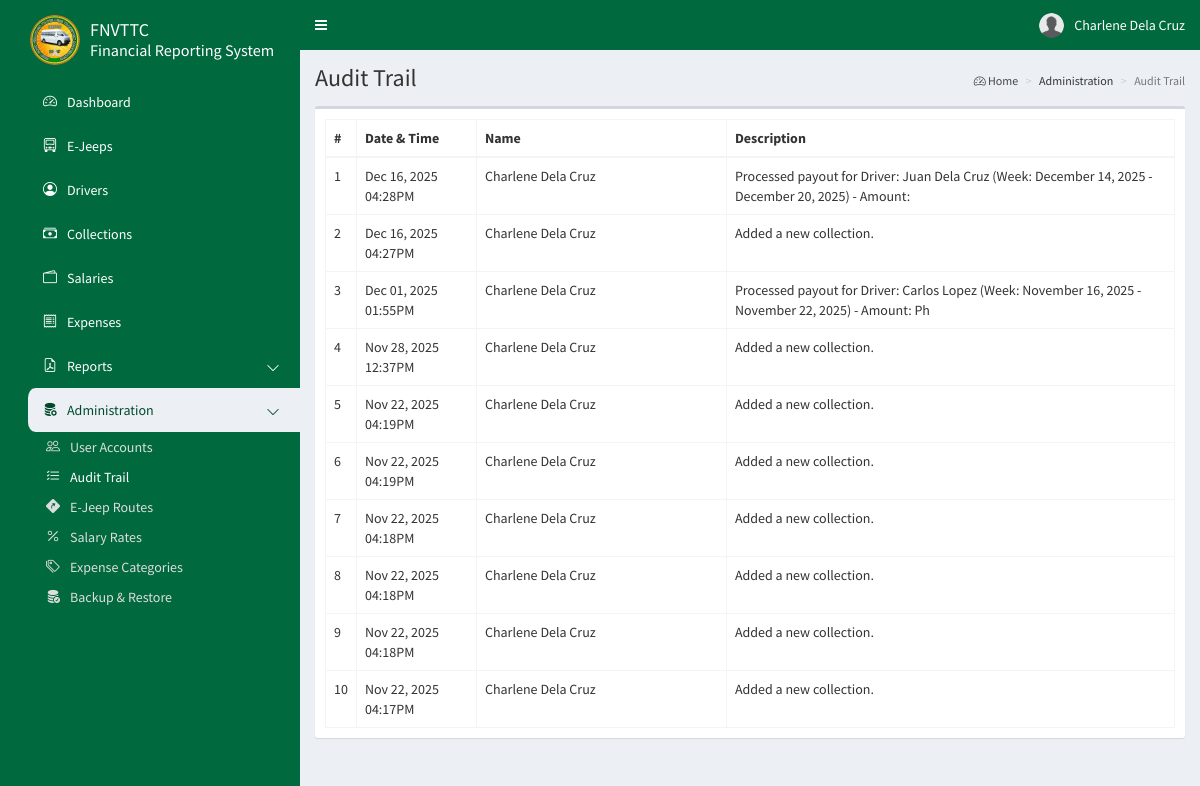
/admin/audittrail.php (signed in), run on an earlier commit of the app's database.
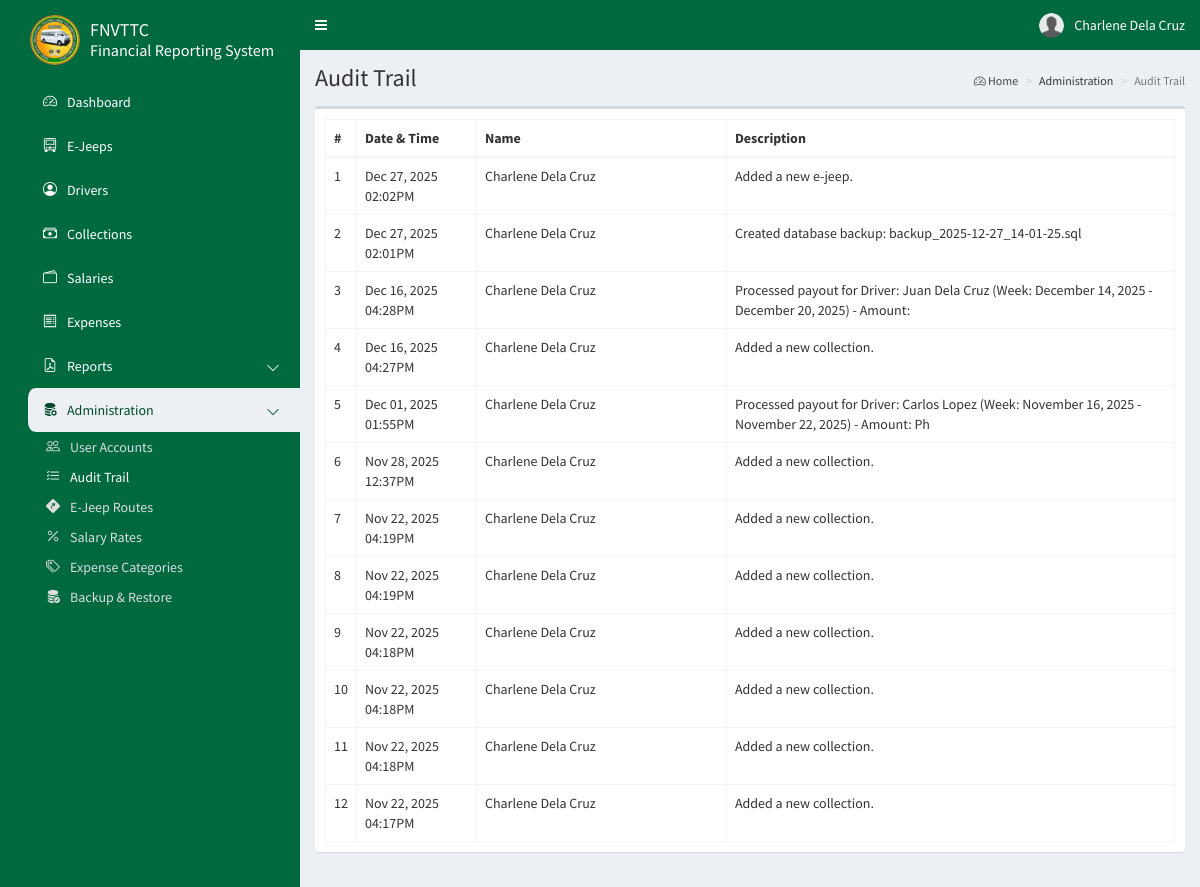
And on a later commit of the database.
### tables this page shows
CREATE TABLE `frs_users` (
  `id` int(11) NOT NULL AUTO_INCREMENT,
  `first_name` varchar(50) NOT NULL,
  `last_name` varchar(50) NOT NULL,
  `email` varchar(50) NOT NULL,
  `password` char(32) NOT NULL,
  `type` int(1) NOT NULL,
  `image` varchar(100) NOT NULL,
  `address` varchar(100) NOT NULL,
  `contact` varchar(25) NOT NULL,
  `deleted` bit(1) NOT NULL DEFAULT b'0',
  PRIMARY KEY (`id`)
);

CREATE TABLE `frs_trail` (
  `id` int(11) NOT NULL AUTO_INCREMENT,
  `user_id` int(11) NOT NULL,
  `description` varchar(100) NOT NULL,
  `date` datetime NOT NULL DEFAULT current_timestamp(),
  PRIMARY KEY (`id`),
  KEY `fk_trail_userid` (`user_id`),
  CONSTRAINT `fk_trail_userid` FOREIGN KEY (`user_id`) REFERENCES `frs_users` (`id`) ON DELETE NO ACTION ON UPDATE CASCADE
);

### config/config.php (called while the page is built, shortened)
<?php
class Connection {
    private $dbHost;
    private $dbUser;
    private $dbPass;
    private $dbName;
    public function __construct() {
        $this->dbHost = $_ENV['DB_HOST'];
        $this->dbUser = $_ENV['DB_USER'];
        $this->dbPass = $_ENV['DB_PASS'];
        $this->dbName = $_ENV['DB_NAME'];
    }
    public function getConnection() {
        try {
            $pdo = new PDO("mysql:host=" . $this->dbHost . ";dbname=" . $this->dbName, $this->dbUser, $this->dbPass);
            $pdo->setAttribute(PDO::ATTR_ERRMODE, PDO::ERRMODE_EXCEPTION);
            $pdo->setAttribute(PDO::ATTR_DEFAULT_FETCH_MODE, PDO::FETCH_ASSOC);
            return $pdo;
        }
        catch (Exception $e) {
            echo 'Error: ' . $e->getmessage();
        }
    }
}

### admin/audittrail.php (the view, shortened to what this page needs)
<?php
require_once '../config/config.php';
class Trail {
    private $db;
    public function __construct() {
        $conn = new Connection();
        $this->db = $conn->getConnection();
    }
    public function getData(){
        $trail_sql = "SELECT * FROM `frs_trail` AS a JOIN `frs_users` AS b ON a.`user_id` = b.`id` ORDER BY a.`date` DESC";
        $trail_stmt = $this->db->query($trail_sql);
        return $trail_stmt->fetchAll();
    }
}
$trail = new Trail();
$trails = $trail->getData();
?>
<!DOCTYPE html>
<html style="background-color: #00693e;">
<head>
<?php include '../common/head.php'; ?>
</head>
<body class="hold-transition skin-blue sidebar-mini">
    <div class="wrapper">
<?php include '../common/navbar.php'; ?>
<?php include '../common/sidebar.php'; ?>
        <div class="content-wrapper">
            <section class="content-header">
                <h1>Audit Trail</h1>
                <ol class="breadcrumb">
                    <li><a href="#"><i class="bi bi-speedometer2"></i> Home</a></li>
                    <li>Administration</li>
                    <li class="active">Audit Trail</li>
                </ol>
            </section>
            <section class="content">
                <div class="row">
                    <div class="col-xs-12">
                        <div class="box">
                            <div class="box-body table-responsive">
                                <table id="example1" class="table table-bordered">
                                    <thead>
                                        <tr>
                                            <th style="width: 12px; max-width: 12px !important;">#</th>
                                            <th style="width: 120px; max-width: 120px !important;">Date & Time</th>
                                            <th style="width: 250px; max-width: 250px !important;">Name</th>
                                            <th>Description</th>
                                        </tr>
                                    </thead>
                                    <tbody>
<?php
$id = 1;
foreach ($trails as $row) { ?>
<tr>
    <td><?php echo $id; ?></td>
    <td><?php echo (new DateTime($row['date']))->format('M d, Y h:iA'); ?></td>
    <td><?php echo $row['first_name'] . " " . $row['last_name']; ?></td>
    <td><?php echo $row['description']; ?></td>
</tr>
<?php $id++; } ?>
                                    </tbody>
                                </table>
                            </div>
                        </div>
                    </div>
                </div>
            </section>
        </div>
    </div>
</body>
</html>

### common/head.php (shortened to what this page needs)
<link rel="stylesheet" href="../bower_components/bootstrap/dist/css/bootstrap.min.css">
<link rel="stylesheet" href="../bower_components/font-awesome/css/font-awesome.min.css">
<link rel="stylesheet" href="../bower_components/select2/dist/css/select2.min.css">
<link rel="stylesheet" href="../bower_components/bootstrap-datepicker/dist/css/bootstrap-datepicker.min.css">
<link rel="stylesheet" href="../bower_components/datatables.net-bs/css/dataTables.bootstrap.min.css">
<link rel="stylesheet" href="../dist/css/AdminLTE.min.css">
<link rel="stylesheet" href="../dist/css/all-skins.min.css">
<link rel="stylesheet" href="https://cdn.jsdelivr.net/npm/bootstrap-icons/font/bootstrap-icons.css">

### common/navbar.php (shortened to what this page needs)
<?php
require_once '../config/config.php';
$connection = new Connection();
$db = $connection->getConnection();
$sql = "SELECT * FROM frs_users WHERE id = '".$_SESSION['user_id']."'";
$stmt = $db->query($sql);
$row = $stmt->fetch();
?>
<header class="main-header" style="position: fixed; top: 0; width: 100%;">
    <nav class="navbar navbar-static-top">
        <a href="#" class="sidebar-toggle" data-toggle="push-menu" role="button"><span class="sr-only">Toggle Navigation</span></a>
        <div class="navbar-custom-menu">
            <ul class="nav navbar-nav">
                <li class="dropdown user user-menu">
                    <a href="#" class="dropdown-toggle" data-toggle="dropdown">
<?php if(file_exists('../images/' . $row['image'])): ?>
                        <img src="../images/<?php echo $row['image']; ?>" class="user-image" alt="User Image">
<?php else: ?>
                        <img src="../images/default.png" class="user-image" alt="User Image">
<?php endif; ?>
                        <span class="hidden-xs"><?php echo $row['first_name'] . " " . $row['last_name']; ?></span>
                    </a>
                </li>
            </ul>
        </div>
    </nav>
</header>

### common/sidebar.php (shortened to what this page needs)
<aside class="main-sidebar" style="overflow-y: auto; position: fixed; top: 0;">
    <section class="sidebar">
        <ul class="sidebar-menu" data-widget="tree">
            <li class="header" style="color: #fff;font-size: 26px;display: flex;place-items: center;margin-left: 15px;">
                <img src="../images/logo.png" width="50px"> <h4 style="margin-left: 10px;">FNVTTC<br><span style="font-size: 0.9em;">Financial Reporting System<span></h4>
            </li>
<?php if ($_SESSION['type'] == 0):  ?>
            <li><a href="dashboard.php"><i class="bi bi-speedometer2"></i><span>Dashboard</span></a></li>
            <li><a href="ejeeps.php"><i class="bi bi-truck-front"></i><span>E-Jeeps</span></a></li>
            <li><a href="drivers.php"><i class="bi bi-person-circle"></i><span>Drivers</span></a></li>
            <li><a href="collections.php"><i class="bi bi-cash-stack"></i><span>Collections</span></a></li>
            <li><a href="salaries.php"><i class="bi bi-wallet2"></i><span>Salaries</span></a></li>
            <li><a href="expenses.php"><i class="bi bi-receipt"></i><span>Expenses</span></a></li>
            <li class="treeview">
                <a href="#">
                    <i class="bi bi-file-earmark-pdf"></i><span>Reports</span>
                    <span class="pull-right-container"><i class="bi bi-chevron-down pull-right"></i></span>
                </a>
            </li>
            <li class="treeview">
                <a href="#">
                    <i class="bi bi-database-fill-gear"></i><span>Administration</span>
                    <span class="pull-right-container"><i class="bi bi-chevron-down pull-right"></i></span>
                </a>
                <ul class="treeview-menu">
                    <li><a href="accounts.php"><i class="bi bi-people"></i><span>User Accounts</span></a></li>
                    <li><a href="audittrail.php"><i class="bi bi-list-check"></i><span>Audit Trail</span></a></li>
                    <li><a href="routes.php"><i class="bi bi-sign-turn-slight-right-fill"></i><span>E-Jeep Routes</span></a></li>
                    <li><a href="rates.php"><i class="bi bi-percent"></i><span>Salary Rates</span></a></li>
                    <li><a href="categories.php"><i class="bi bi-tags"></i><span>Expense Categories</span></a></li>
                    <li><a href="#"><i class="bi bi-database-fill-check"></i><span>Backup & Restore</span></a></li>
                </ul>
            </li>
<?php elseif ($_SESSION['type'] == 2):  ?>
            <li><a href="dashboard.php"><i class="bi bi-speedometer2"></i><span>Dashboard</span></a></li>
            <li><a href="collections.php"><i class="bi bi-cash-stack"></i><span>Collections</span></a></li>
            <li><a href="expenses.php"><i class="bi bi-receipt"></i><span>Expenses</span></a></li>
<?php endif; ?>
        </ul>
    </section>
</aside>

### common/head.php (style rules this page uses)
.axis-btn-green:hover, .axis-btn-green:visited, .axis-btn-green:focus, { color: #fff; }
.axis-btn-red:hover, .axis-btn-red:visited, .axis-btn-red:focus, { color: #fff; }
.sidebar-menu.tree li.active>a { background-color: #ecf0f5; border-radius: 10px 0 0 10px; color: #004a2b; }
.sidebar-menu li { margin-left: 25px; border-radius: 0 0 30px 30px; }
.sidebar-menu li i { margin-right: 10px; }
.treeview>ul.treeview-menu, .treeview:hover>ul.treeview-menu a, .treeview>ul.treeview-menu:hover a, li.active>ul.treeview-menu a { background-color: transparent !important; }
.treeview>ul.treeview-menu>li>a { color: #ddd !important; }
.treeview>ul.treeview-menu>li>a:hover, .treeview>ul.treeview-menu>li.active>a { color: #fff !important; }
.content-wrapper { margin-top: 50px; }

What changed in the data, as far as the page shows it:
added frs_trail: date "Dec 27, 2025 02:02PM", user.first_name "Charlene", user.last_name "Dela Cruz", description "Added a new e-jeep."
added frs_trail: date "Dec 27, 2025 02:01PM", user.first_name "Charlene", user.last_name "Dela Cruz", description "Created database backup: backup_2025-12-27_14-01-25.sql"
